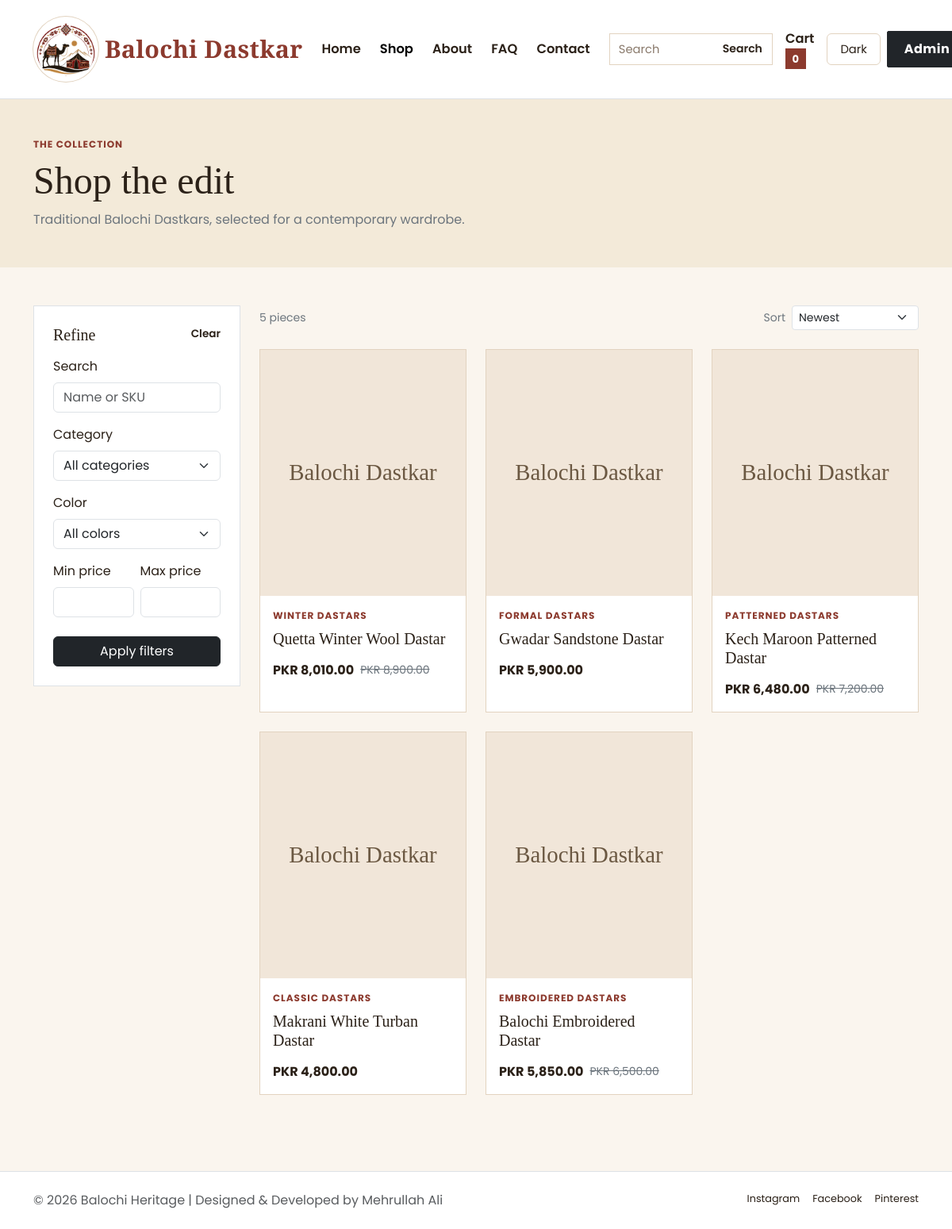
The page /shop.php on the database its author committed.
### tables this page shows
CREATE TABLE products (
    id INT UNSIGNED NOT NULL AUTO_INCREMENT,
    name VARCHAR(150) NOT NULL,
    slug VARCHAR(180) NOT NULL,
    description TEXT NULL,
    short_description VARCHAR(255) NULL,
    full_description TEXT NULL,
    category VARCHAR(100) NOT NULL,
    price DECIMAL(10, 2) NOT NULL DEFAULT 0.00,
    sale_price DECIMAL(10, 2) NULL,
    sku VARCHAR(100) NOT NULL,
    stock_quantity INT UNSIGNED NOT NULL DEFAULT 0,
    colors VARCHAR(255) NULL,
    is_featured TINYINT(1) NOT NULL DEFAULT 0,
    is_active TINYINT(1) NOT NULL DEFAULT 1,
    created_at TIMESTAMP NOT NULL DEFAULT CURRENT_TIMESTAMP,
    updated_at TIMESTAMP NOT NULL DEFAULT CURRENT_TIMESTAMP ON UPDATE CURRENT_TIMESTAMP,
    PRIMARY KEY (id),
    UNIQUE KEY uq_products_slug (slug),
    UNIQUE KEY uq_products_sku (sku),
    KEY idx_products_category (category),
    KEY idx_products_featured (is_featured),
    KEY idx_products_active (is_active),
    KEY idx_products_created_at (created_at)
);

### includes/functions.php (called while the page is built, shortened)
<?php
function sanitizeInput(mixed $value): mixed
{
    return trim(strip_tags((string) $value));
}
function e(mixed $value): string
{
    return htmlspecialchars((string) ($value ?? ''), ENT_QUOTES | ENT_SUBSTITUTE, 'UTF-8');
}
function url(string $path = ''): string
{
    return rtrim(APP_URL, '/') . '/' . ltrim($path, '/');
}
function formatPrice(float|int|string $amount, ?string $currency = null): string
{
    $currency = $currency ?? (defined('CURRENCY') ? CURRENCY : 'PKR');
    return $currency . ' ' . number_format((float) $amount, 2);
}

### includes/cart-functions.php (called while the page is built, shortened)
<?php
require_once __DIR__ . '/functions.php';
function getCart(): array
{
    return $_SESSION['cart'];
}
function getCartItemCount(): int
{
    $count = 0;
    return $count;
}

### shop.php (the view, shortened to what this page needs)
<?php
require_once __DIR__ . '/includes/functions.php';
$products = [];
$databaseError = false;
$filters = [
    'search' => (string) sanitizeInput($_GET['search'] ?? ''),
    'category' => (string) sanitizeInput($_GET['category'] ?? ''),
    'color' => (string) sanitizeInput($_GET['color'] ?? ''),
    'min_price' => trim((string) ($_GET['min_price'] ?? '')),
    'max_price' => trim((string) ($_GET['max_price'] ?? '')),
    'sort' => (string) sanitizeInput($_GET['sort'] ?? 'newest'),
];
$page = filter_var($_GET['page'] ?? 1, FILTER_VALIDATE_INT);
$page = $page !== false && $page > 0 ? $page : 1;
$perPage = 9;
$totalProducts = 0;
try {
    $connection = getPdoConnection();
    $conditions = ['p.is_active = :active'];
    $parameters = ['active' => 1];
    $priceExpression = 'CASE WHEN p.sale_price IS NOT NULL AND p.sale_price > 0 AND p.sale_price < p.price THEN p.sale_price ELSE p.price END';
    $where = 'WHERE ' . implode(' AND ', $conditions);
    $countStatement = $connection->prepare('SELECT COUNT(*) FROM products p ' . $where);
    $countStatement->execute($parameters);
    $totalProducts = (int) $countStatement->fetchColumn();
    $totalPages = max(1, (int) ceil($totalProducts / $perPage));
    $page = min($page, $totalPages);
    $offset = ($page - 1) * $perPage;
    $orderBy = match ($filters['sort']) {
        'price_low' => $priceExpression . ' ASC, p.id DESC',
        'price_high' => $priceExpression . ' DESC, p.id DESC',
        'featured' => 'p.is_featured DESC, p.created_at DESC, p.id DESC',
        default => 'p.created_at DESC, p.id DESC',
    };
    $productStatement = $connection->prepare(
        'SELECT p.id, p.name, p.slug, p.description, p.category, p.price, p.sale_price, p.is_featured,
                (SELECT pi.image_path FROM product_images pi WHERE pi.product_id = p.id ORDER BY pi.sort_order ASC, pi.id ASC LIMIT 1) AS image_path
         FROM products p ' . $where . ' ORDER BY ' . $orderBy . ' LIMIT :limit OFFSET :offset'
    );
    foreach ($parameters as $name => $value) {
        $productStatement->bindValue(':' . $name, $value, is_int($value) ? PDO::PARAM_INT : PDO::PARAM_STR);
    }
    $productStatement->bindValue(':limit', $perPage, PDO::PARAM_INT);
    $productStatement->bindValue(':offset', $offset, PDO::PARAM_INT);
    $productStatement->execute();
    $products = $productStatement->fetchAll();
} catch (Throwable $exception) {
    $databaseError = true;
}
require_once __DIR__ . '/includes/header.php';
?>
<section class="shop-intro"><div class="container py-5"><p class="eyebrow mb-2">The collection</p><h1 class="section-title mb-2">Shop the edit</h1><p class="text-secondary mb-0">Traditional Balochi Dastkars, selected for a contemporary wardrobe.</p></div></section>
<div class="container py-5"><div class="row g-4"><aside class="col-lg-3"><div class="shop-filters bg-white border p-4"><div class="d-flex justify-content-between align-items-center mb-3"><h2 class="h5 mb-0">Refine</h2><a class="small text-link" href="<?= e(url('shop.php')) ?>">Clear</a></div><form method="get" action="<?= e(url('shop.php')) ?>"><div class="mb-3"><label class="form-label" for="shopSearch">Search</label><input class="form-control" type="search" id="shopSearch" name="search" value="<?= e($filters['search']) ?>" placeholder="Name or SKU"></div><div class="mb-3"><label class="form-label" for="category">Category</label><select class="form-select" id="category" name="category"><option value="">All categories</option></select></div><div class="mb-3"><label class="form-label" for="color">Color</label><select class="form-select" id="color" name="color"><option value="">All colors</option></select></div><div class="row g-2"><div class="col-6"><label class="form-label" for="min_price">Min price</label><input class="form-control" type="number" min="0" step="1" id="min_price" name="min_price" value="<?= e($filters['min_price']) ?>"></div><div class="col-6"><label class="form-label" for="max_price">Max price</label><input class="form-control" type="number" min="0" step="1" id="max_price" name="max_price" value="<?= e($filters['max_price']) ?>"></div></div><button class="btn btn-dark w-100 mt-4" type="submit">Apply filters</button></form></div></aside><section class="col-lg-9"><div class="d-flex flex-column flex-sm-row justify-content-between align-items-sm-center gap-3 mb-4"><p class="text-secondary small mb-0"><?= $databaseError ? 'Collection unavailable' : e((string) $totalProducts) . ' pieces' ?></p><form method="get" action="<?= e(url('shop.php')) ?>" class="d-flex align-items-center gap-2"><label class="small text-secondary" for="sort">Sort</label><select class="form-select form-select-sm" id="sort" name="sort" onchange="this.form.submit()"><option value="newest"<?= $filters['sort'] === 'newest' ? ' selected' : '' ?>>Newest</option></select></form></div><?php if ($databaseError): ?><div class="alert alert-light border">The collection is temporarily unavailable. Please try again soon.</div><?php elseif ($products === []): ?><div class="empty-collection border p-4"><h2 class="h5">No pieces found</h2><p class="text-secondary mb-0">Try broadening your search or clearing a filter.</p></div><?php else: ?><div class="row g-4"><?php foreach ($products as $product): ?><div class="col-md-6 col-xl-4"><article class="product-card h-100"><a class="product-image" href="<?= e(url('product.php?id=' . (int) $product['id'])) ?>"><?php if (!empty($product['image_path'])): ?><img src="<?= e(url($product['image_path'])) ?>" alt="<?= e($product['name']) ?>"><?php else: ?><span class="product-image-placeholder"><?= e(APP_NAME) ?></span><?php endif; ?></a><div class="p-3"><p class="eyebrow mb-2"><?= e($product['category']) ?></p><h2 class="h5 mb-3"><a class="text-decoration-none text-reset" href="<?= e(url('product.php?id=' . (int) $product['id'])) ?>"><?= e($product['name']) ?></a></h2><div class="d-flex align-items-center gap-2"><strong><?= e(formatPrice($product['sale_price'] ?? $product['price'])) ?></strong><?php if ($product['sale_price'] !== null): ?><del class="text-secondary small"><?= e(formatPrice($product['price'])) ?></del><?php endif; ?></div></div></article></div><?php endforeach; ?></div><?php endif; ?></section></div></div>
<?php require_once __DIR__ . '/includes/footer.php'; ?>

### includes/header.php (shortened to what this page needs)
<?php
require_once __DIR__ . '/functions.php';
?>
<!doctype html>
<html lang="en">
<head>
    <link href="https://cdn.jsdelivr.net/npm/bootstrap@5.3.3/dist/css/bootstrap.min.css" rel="stylesheet">
    <link href="<?= e(url('assets/css/style.css')) ?>" rel="stylesheet">
</head>
<body>
<?php require __DIR__ . '/navbar.php'; ?>
<main>

### includes/navbar.php (shortened to what this page needs)
<?php
require_once __DIR__ . '/functions.php';
require_once __DIR__ . '/cart-functions.php';
$currentPage = basename($_SERVER['PHP_SELF'] ?? '');
$cartCount = 0;
if (function_exists('getCartItemCount')) {
    $cartCount = getCartItemCount();
}
$navItems = [
    ['label' => 'Home', 'path' => 'index.php', 'page' => 'index.php'],
    ['label' => 'Shop', 'path' => 'shop.php', 'page' => 'shop.php'],
    ['label' => 'About', 'path' => 'about.php', 'page' => 'about.php'],
    ['label' => 'FAQ', 'path' => 'faq.php', 'page' => 'faq.php'],
    ['label' => 'Contact', 'path' => 'contact.php', 'page' => 'contact.php'],
];
?>
<nav class="navbar navbar-expand-lg site-navbar border-bottom" aria-label="Main navigation">
    <div class="container py-2">
        <a class="navbar-brand brand-mark d-flex align-items-center gap-2" href="<?= e(url('index.php')) ?>" aria-label="<?= e(APP_NAME) ?> home"><img class="site-logo" src="<?= e(url('assets/images/logo-icon.png')) ?>" alt="<?= e(APP_NAME) ?> logo"><span class="brand-wordmark d-none d-sm-flex"><?= e(APP_NAME) ?></span></a>
        <div class="collapse navbar-collapse" id="mainNavigation">
            <ul class="navbar-nav ms-auto align-items-lg-center gap-lg-2">
                <?php foreach ($navItems as $item): ?>
                    <?php $isActive = $currentPage === $item['page']; ?>
                    <li class="nav-item"><a class="nav-link site-nav-link<?= $isActive ? ' active' : '' ?>" href="<?= e(url($item['path'])) ?>"<?= $isActive ? ' aria-current="page"' : '' ?>><?= e($item['label']) ?></a></li>
                <?php endforeach; ?>
                <li class="nav-item mt-2 mt-lg-0 ms-lg-2">
                    <form class="site-search" method="get" action="<?= e(url('shop.php')) ?>" role="search">
                        <input id="siteSearch" name="search" type="search" value="<?= e($_GET['search'] ?? '') ?>" placeholder="Search" aria-label="Search products">
                        <button type="submit" title="Search products" aria-label="Search products">Search</button>
                    </form>
                </li>
                <li class="nav-item mt-2 mt-lg-0"><a class="nav-link site-nav-link" href="<?= e(url('cart.php')) ?>">Cart <span class="cart-count" aria-label="<?= (int) $cartCount ?> items in cart"><?= (int) $cartCount ?></span></a></li>
                <li class="nav-item mt-2 mt-lg-0"><button class="btn theme-toggle" type="button" id="themeToggle" title="Switch color theme" aria-label="Switch color theme" aria-pressed="false"><span id="themeToggleLabel">Dark</span></button></li>
                <li class="nav-item mt-2 mt-lg-0"><a class="btn btn-dark btn-sm admin-nav-button" href="<?= e(url('admin/login.php')) ?>">Admin</a></li>
            </ul>
        </div>
    </div>
</nav>

### includes/footer.php (shortened to what this page needs)
<?php
require_once __DIR__ . '/functions.php';
?>
</main>
<footer class="site-footer border-top mt-5" id="contact">
    <div class="container py-4 d-flex flex-column flex-md-row justify-content-between gap-2">
        <span class="text-muted">&copy; <?= date('Y') ?> Balochi Heritage | Designed &amp; Developed by Mehrullah Ali</span>
        <div class="social-links" aria-label="Social links"><a href="https://www.instagram.com/" target="_blank" rel="noopener" aria-label="Instagram">Instagram</a><a href="https://www.facebook.com/" target="_blank" rel="noopener" aria-label="Facebook">Facebook</a><a href="https://www.pinterest.com/" target="_blank" rel="noopener" aria-label="Pinterest">Pinterest</a></div>
    </div>
</footer>
</body>
</html>

### assets/css/style.css (style rules this page uses)
:root { --ink: #2b2118; --cream: #faf5ee; --sand: #efe0cd; --camel: #d3a76d; --rose: #e8b4a0; --white: #fff; --surface: var(--white); --clay: #8c3a2e; --gold: #c8963c; --sage: #6b5842; --line: #e2d3c0; }
body { color: var(--ink); background: var(--cream); font-family: 'Poppins', sans-serif; }
.brand-mark, h1, h2, h3 { font-family: 'Playfair Display', serif; }
.brand-mark { color: var(--ink); font-size: 1.35rem; }
.site-logo { display: block; width: 82px; height: 82px; object-fit: contain; object-position: center; background: var(--white); border-radius: 50%; padding: 3px; box-shadow: 0 0 0 1px var(--line); }
.brand-wordmark { font-family: 'Playfair Display', serif; font-size: 1.9rem; font-weight: 800; color: var(--clay); letter-spacing: .01em; line-height: 1; text-shadow: 0 1px 0 rgba(255, 255, 255, .4); }
.site-navbar { background: var(--white); }
.site-navbar .container { min-height: 100px; }
.nav-link { color: var(--ink); }
.eyebrow { color: var(--clay); font-size: .75rem; font-weight: 700; letter-spacing: .08em; text-transform: uppercase; }
.section-title { font-size: clamp(2rem, 4vw, 3.5rem); }
.text-link { color: var(--ink); font-size: .85rem; font-weight: 600; text-decoration: none; }
.product-card { overflow: hidden; background: var(--surface); border: 1px solid var(--line); transition: transform .25s ease, box-shadow .25s ease; }
.product-image { display: flex; min-height: 310px; align-items: center; justify-content: center; overflow: hidden; color: var(--ink); background: #f1e6d9; text-decoration: none; }
.product-image-placeholder { padding: 2rem; color: var(--sage); font-family: 'Playfair Display', serif; font-size: 1.8rem; text-align: center; }
.reveal-item { opacity: 0; transform: translateY(24px); transition: opacity .65s ease, transform .65s ease; }
.reveal-item.is-visible { opacity: 1; transform: translateY(0); }
.social-links { display: flex; flex-wrap: wrap; gap: 1rem; }
.social-links a { color: var(--ink); font-size: .8rem; text-decoration: none; }
.shop-intro { background: #f3ead9; }
.site-navbar, .site-footer { background: var(--surface, #fff); }
.site-nav-link { color: var(--ink); font-size: 1.02rem; font-weight: 600; }
.site-nav-link:hover, .site-nav-link.active { color: var(--clay); }
.site-search { display: flex; align-items: center; border: 1px solid var(--line); }
.site-search input { width: 130px; padding: .5rem .7rem; color: var(--ink); background: transparent; border: 0; outline: 0; font: inherit; font-size: .92rem; }
.site-search input::placeholder { color: #8a7a6c; }
.site-search button { padding: .5rem .75rem; color: var(--ink); background: transparent; border: 0; font: inherit; font-size: .88rem; font-weight: 600; }
.cart-count { display: inline-grid; min-width: 1.6rem; height: 1.6rem; place-items: center; padding: 0 .3rem; color: #fff; background: var(--clay); font-size: .82rem; font-weight: 700; line-height: 1; }
.theme-toggle { color: var(--ink); border-color: var(--line); font-size: .92rem; padding: .5rem 1rem; }
.admin-nav-button { border-radius: 2px; padding: .6rem 1.3rem; font-size: 1rem; font-weight: 700; letter-spacing: .03em; }

### rows shown on the page
products: category "WINTER DASTARS", name "Quetta Winter Wool Dastar", sale_price "PKR 8,010.00", price "PKR 8,900.00"
products: category "FORMAL DASTARS", name "Gwadar Sandstone Dastar", sale_price+price "PKR 5,900.00"
products: category "PATTERNED DASTARS", name "Kech Maroon Patterned Dastar", sale_price "PKR 6,480.00", price "PKR 7,200.00"
products: category "CLASSIC DASTARS", name "Makrani White Turban Dastar", sale_price+price "PKR 4,800.00"
products: category "EMBROIDERED DASTARS", name "Balochi Embroidered Dastar", sale_price "PKR 5,850.00", price "PKR 6,500.00"

### other values the page prints
APP_NAME "Balochi Dastkar"
$item['label'] "Home"
$item['label'] "Shop"
$item['label'] "About"
$item['label'] "FAQ"
$item['label'] "Contact"
$cartCount "0"
$totalProducts "5"
